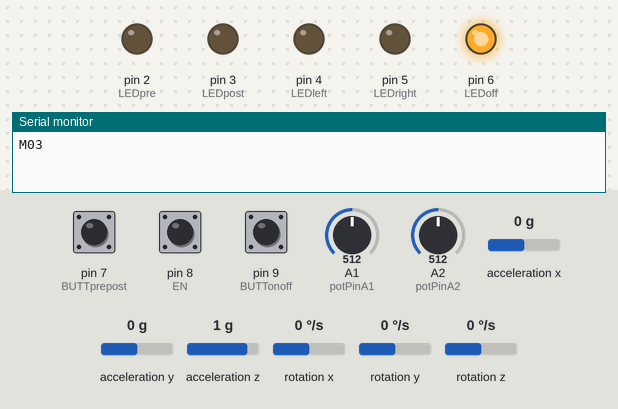
Bench run of a sketch on a simulated Arduino Uno, built with avr-gcc and run on an emulated ATmega328P. Shown: output pins drawn as LEDs (lit = HIGH), the last lines printed to the serial monitor. Wiring (inferred from the names in the program): MPU-6050 motion sensor at I2C address 0x68; MPU-6050 motion sensor at I2C address 0x69. Dashed ring = blinking. The test bench sets the inputs (shaded band); at power-on: pin 9 (BUTTonoff) HIGH, pin 7 (BUTTprepost) HIGH, pin 8 (EN) HIGH, A1 (potPinA1) = 512, A2 (potPinA2) = 512, acceleration x 0 g, acceleration y 0 g, acceleration z 1 g, rotation x 0 °/s, rotation y 0 °/s, rotation z 0 °/s.

Above: at 10.7 s.
10.8 s: pin 9 (BUTTonoff) pulled LOW for 1 s
At 12.0 s:
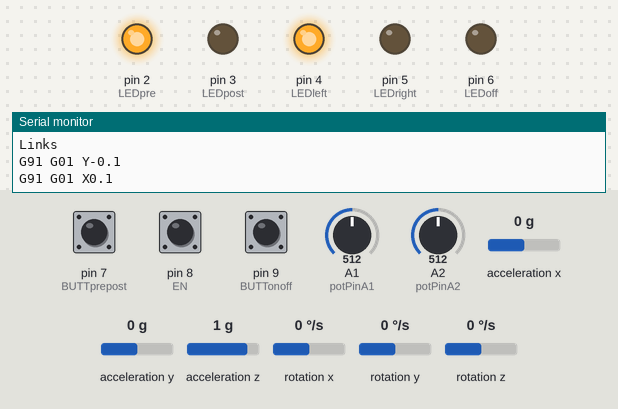
13.3 s: pin 7 (BUTTprepost) pulled LOW for 3.2 s
At 13.66 s:
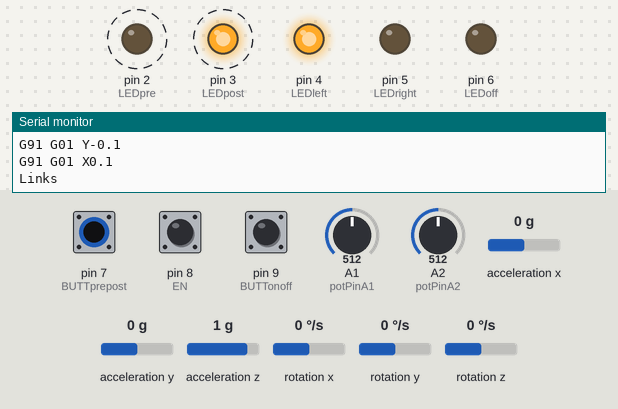
18.0 s: pin 8 (EN) pulled LOW for 1 s
At 20.0 s:
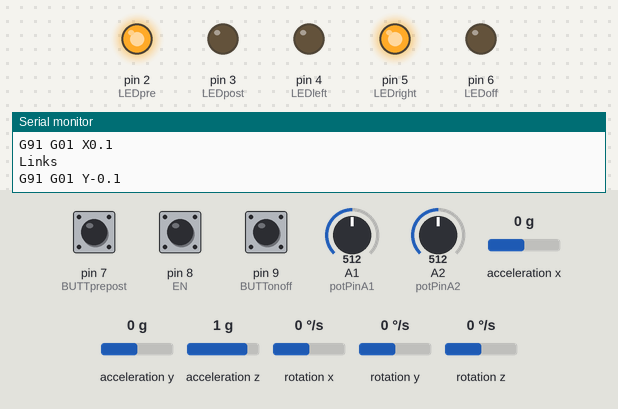
20.5 s: pin 7 (BUTTprepost) pulled LOW for 0.15 s
At 21.6 s:
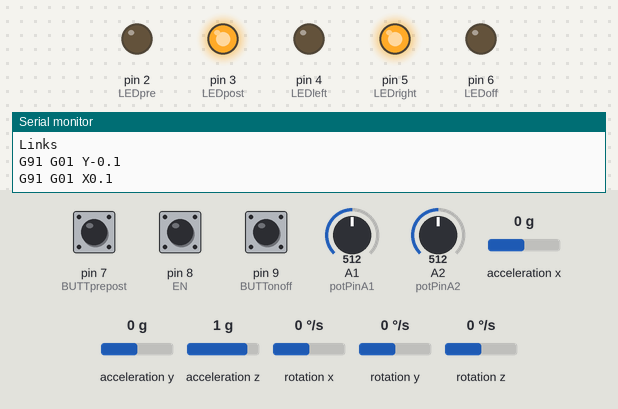
22.1 s: A1 (potPinA1) set to 723
23.6 s: A1 (potPinA1) set to 756
Timing chart, 0 to 26.1 s (numbered marks = the images above; inputs shaded):
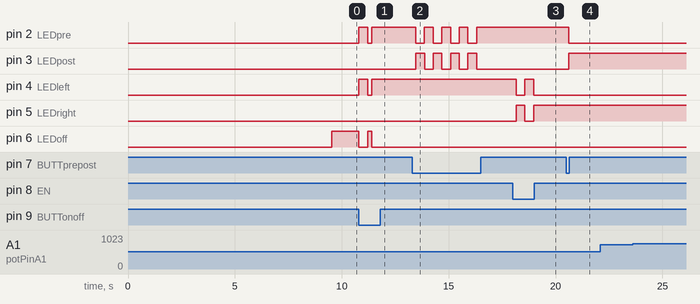

Measured:
- after the input at 10.8 s, pin 2 (LEDpre), pin 4 (LEDleft): LOW → HIGH at once, → LOW 0.41 s later, → HIGH 0.20 s later; pin 6 (LEDoff): HIGH → LOW at once, → HIGH 0.41 s later, → LOW 0.20 s later
- after the input at 13.3 s, pin 2 (LEDpre): alternates HIGH for 0.41 s and LOW for 0.41 s, 8 changes in all, then stays HIGH, starting after 0.16 s; pin 3 (LEDpost): alternates HIGH for 0.41 s and LOW for 0.41 s, 8 changes in all, then stays LOW, starting after 0.16 s
- after the input at 18.0 s, pin 4 (LEDleft): HIGH → LOW after 0.16 s, → HIGH 0.41 s later, → LOW 0.41 s later; pin 5 (LEDright): LOW → HIGH after 0.16 s, → LOW 0.41 s later, → HIGH 0.41 s later
- after the input at 20.5 s, pin 2 (LEDpre): HIGH → LOW after 0.11 s; pin 3 (LEDpost): LOW → HIGH after 0.11 s

The sketch:

MasterArduino.ino
```cpp
#include <Wire.h>
#include "AnkelBand.h"
#include "Footband.h"
#include "MotorY.h"
#include "MotorX.h"
#include "Settings.h"

MotorY MotorY;
AnkelBand Ankle;
FootBand Foot;
MotorX MotorX;

extern float anklestrapY;
extern float anklestrapX;
extern float footstrapY;
extern float footstrapX;
float myAngleY;
float myAngleX;
float minY;
float maxY;
float previousPosY;
float minX = 25;
float maxX = 151;
float previousPosX;
int mode = pre;
int lr = left;
int standby = on;


void setup() {
  Serial.begin(115200);
 // Serial.println("Initializing...");
  pinMode(EN,OUTPUT);
  digitalWrite(EN,LOW);
  Ankle.setupSensor();
  Foot.setupSensor();
  Serial.write("M03\n");
  pinMode(LEDpre, OUTPUT);
  pinMode(LEDpost, OUTPUT);
  pinMode(LEDleft, OUTPUT);
  pinMode(LEDright, OUTPUT);
//  pinMode(LEDon, OUTPUT);
  pinMode(LEDoff, OUTPUT);
  pinMode(BUTTprepost, INPUT);
  pinMode(BUTTleftright, INPUT);
  pinMode(BUTTonoff, INPUT);

  digitalWrite(BUTTprepost, HIGH);
  digitalWrite(BUTTleftright, HIGH);
  digitalWrite(BUTTonoff, HIGH);
  setupMode();
}

void setupMode(){
  if(standby == off){
    digitalWrite(LEDoff, LOW);
    if(mode == pre){
     digitalWrite(LEDpre, HIGH);
     digitalWrite(LEDpost, LOW);
     minY = 70;
     maxY = 98;
     if(lr == left){
      digitalWrite(LEDleft, HIGH);
      digitalWrite(LEDright, LOW);
     }else{
      digitalWrite(LEDright, HIGH);
      digitalWrite(LEDleft, LOW);
     }
    }else{
      digitalWrite(LEDpre, LOW);
      digitalWrite(LEDpost, HIGH);
      if(lr == left){
       digitalWrite(LEDleft, HIGH);
       digitalWrite(LEDright, LOW);
       minY = 75;
       maxY = 98;
      }else{
       digitalWrite(LEDright, HIGH);
       digitalWrite(LEDleft, LOW);
       minY = 75;
       maxY = 98;
      }
    }
  }else{
    digitalWrite(LEDpre, LOW);
    digitalWrite(LEDpost, LOW);
    digitalWrite(LEDleft, LOW);
    digitalWrite(LEDright, LOW);
    digitalWrite(LEDoff, HIGH);
  }

}

void moveY(){
  if(mode == pre){
   myAngleY = anklestrapY + footstrapY;
  }else if (lr == left){
    myAngleY = 90 - footstrapX;
  }else{
    myAngleY = 90 + footstrapX;
  }
   if((previousPosY + 4) < myAngleY || (previousPosY - 4) > myAngleY) {
    if(MotorY.getPosition() > myAngleY && MotorY.getPosition() > minY){
     MotorY.up();
     //Serial.println("up");
    }else if(MotorY.getPosition() < myAngleY && MotorY.getPosition() < maxY){
     MotorY.down();
     //Serial.println("down");
    }
  }

   previousPosY = MotorY.getPosition();
}

void moveX(){
  if(mode == pre){
    myAngleX = 90 - footstrapX;
  }else{
    myAngleX = 90;
  }
   if((previousPosX + 10) < myAngleX || (previousPosX - 10) > myAngleX) {
    if(MotorX.getPosition() > myAngleX && MotorX.getPosition() > minX){
      MotorX.down();
      Serial.println("Rechts");
    }else if(MotorX.getPosition() < myAngleX && MotorX.getPosition() < maxX){
      MotorX.up();
      Serial.println("Links");
    }
   }

   previousPosX = MotorX.getPosition();
}

void loop(){

 if(digitalRead(BUTTprepost) == LOW){
  mode = (mode + 1) % 2;
  setupMode();
  delay(buttonTime);
 }
 if(digitalRead(BUTTleftright) == LOW){
  lr = (lr + 1) % 2;
  setupMode();
  delay(buttonTime);
 }
 if(digitalRead(BUTTonoff) == LOW){
  standby = (standby + 1) % 2;
  setupMode();
  delay(buttonTime);
 }
 if(standby == off){
   Ankle.getData();
   Foot.getData();
   moveY();
   moveX();
 }

//   Serial.print("positieY:"); Serial.println(MotorY.getPosition());
  // Serial.print("enkelHoek:"); Serial.println(myAngleY);
  // Serial.print("anglestrapY: "); Serial.println(anklestrapY);
//   Serial.print("footstrapX: "); Serial.println(footstrapX);
//   Serial.print("positieX:"); Serial.println(MotorX.getPosition());
//   Serial.print("voetHoek:"); Serial.println(myAngleX);

  // Serial.println(analogRead(potPinA1));
  // delay(100);
  // Serial.println(analogRead(potPinA2));
  //  delay(100);
}
```

AnkelBand.cpp
```cpp
#include <Wire.h>
#include <Arduino.h>
#include "AnkelBand.h"
#include "Settings.h"

//Declaring some global variables
int gyro_x, gyro_y, gyro_z;
long gyro_x_cal, gyro_y_cal, gyro_z_cal;
boolean set_gyro_angles;

long acc_x, acc_y, acc_z, acc_total_vector;
float angle_roll_acc, angle_pitch_acc;

float angle_pitch, angle_roll;
int angle_pitch_buffer, angle_roll_buffer;
float angle_pitch_output, angle_roll_output, anklestrapY, anklestrapX;

long loop_timer;
int temp;

void AnkelBand::setupSensor() {
  Wire.begin();                                                        //Start I2C as master
  setup_mpu_6050_registers();                                          //Setup the registers of the MPU-6050
  for (int cal_int = 0; cal_int < 1000 ; cal_int ++){                  //Read the raw acc and gyro data from the MPU-6050 for 1000 times
    read_mpu_6050_data();
    gyro_x_cal += gyro_x;                                              //Add the gyro x offset to the gyro_x_cal variable
    gyro_y_cal += gyro_y;                                              //Add the gyro y offset to the gyro_y_cal variable
    gyro_z_cal += gyro_z;                                              //Add the gyro z offset to the gyro_z_cal variable
    delay(3);                                                          //Delay 3us to have 250Hz for-loop
  }

  // divide by 1000 to get avarage offset
  gyro_x_cal /= 1000;
  gyro_y_cal /= 1000;
  gyro_z_cal /= 1000;

  loop_timer = micros();                                               //Reset the loop timer
}

void AnkelBand::getData(){

  read_mpu_6050_data();
 //Subtract the offset values from the raw gyro values
  gyro_x -= gyro_x_cal;
  gyro_y -= gyro_y_cal;
  gyro_z -= gyro_z_cal;

  //Gyro angle calculations . Note 0.0000611 = 1 / (250Hz x 65.5)
  angle_pitch += gyro_x * 0.0000611;                                   //Calculate the traveled pitch angle and add this to the angle_pitch variable
  angle_roll += gyro_y * 0.0000611;                                    //Calculate the traveled roll angle and add this to the angle_roll variable
  //0.000001066 = 0.0000611 * (3.142(PI) / 180degr) The Arduino sin function is in radians
//  angle_pitch += angle_roll * sin(gyro_z * 0.000001066);               //If the IMU has yawed transfer the roll angle to the pitch angel
//  angle_roll -= angle_pitch * sin(gyro_z * 0.000001066);               //If the IMU has yawed transfer the pitch angle to the roll angel

  //Accelerometer angle calculations
  acc_total_vector = sqrt((acc_x*acc_x)+(acc_y*acc_y)+(acc_z*acc_z));  //Calculate the total accelerometer vector
  //57.296 = 1 / (3.142 / 180) The Arduino asin function is in radians
  angle_pitch_acc = asin((float)acc_y/acc_total_vector)* 57.296;       //Calculate the pitch angle
  angle_roll_acc = asin((float)acc_x/acc_total_vector)* -57.296;       //Calculate the roll angle

  angle_pitch_acc -= 0.0;                                              //Accelerometer calibration value for pitch
  angle_roll_acc -= 0.0;                                               //Accelerometer calibration value for roll

  if(set_gyro_angles){                                                 //If the IMU is already started
    angle_pitch = angle_pitch * 0.4 + angle_pitch_acc * 0.6;     //Correct the drift of the gyro pitch angle with the accelerometer pitch angle
    angle_roll = angle_roll * 0.4 + angle_roll_acc * 0.6;        //Correct the drift of the gyro roll angle with the accelerometer roll angle
  }
  else{                                                                //At first start
    angle_pitch = angle_pitch_acc;                                     //Set the gyro pitch angle equal to the accelerometer pitch angle
    angle_roll = angle_roll_acc;                                       //Set the gyro roll angle equal to the accelerometer roll angle
    set_gyro_angles = true;                                            //Set the IMU started flag
  }

  //To dampen the pitch and roll angles a complementary filter is used
  angle_pitch_output = angle_pitch_output * 0.6 + angle_pitch * 0.4;   //Take 90% of the output pitch value and add 10% of the raw pitch value
  angle_roll_output = angle_roll_output * 0.6 + angle_roll * 0.4;      //Take 90% of the output roll value and add 10% of the raw roll value
  anklestrapY = (angle_roll_output - 87.0) * -1 ;

 while(micros() - loop_timer < 4000);                                 //Wait until the loop_timer reaches 4000us (250Hz) before starting the next loop
 loop_timer = micros();//Reset the loop timer

}

void AnkelBand::setup_mpu_6050_registers(){
  //Activate the MPU-6050
  Wire.beginTransmission(AnkelbandID);                                        //Start communicating with the MPU-6050
  Wire.write(0x6B);                                                    //Send the requested starting register
  Wire.write(0x00);                                                    //Set the requested starting register
  Wire.endTransmission();
  //Configure the accelerometer (+/-8g)
  Wire.beginTransmission(AnkelbandID);                                        //Start communicating with the MPU-6050
  Wire.write(0x1C);                                                    //Send the requested starting register
  Wire.write(0x10);                                                    //Set the requested starting register
  Wire.endTransmission();
  //Configure the gyro (500dps full scale)
  Wire.beginTransmission(AnkelbandID);                                        //Start communicating with the MPU-6050
  Wire.write(0x1B);                                                    //Send the requested starting register
  Wire.write(0x08);                                                    //Set the requested starting register
  Wire.endTransmission();
}

void AnkelBand::read_mpu_6050_data(){                                             //Subroutine for reading the raw gyro and accelerometer data
  Wire.beginTransmission(AnkelbandID);                                        //Start communicating with the MPU-6050
  Wire.write(0x3B);                                                    //Send the requested starting register
  Wire.endTransmission();                                              //End the transmission
  Wire.requestFrom(AnkelbandID,14);                                           //Request 14 bytes from the MPU-6050

  while(Wire.available() < 14);                                        //Wait until all the bytes are received

  acc_x = Wire.read()<<8|Wire.read();
  acc_y = Wire.read()<<8|Wire.read();
  acc_z = Wire.read()<<8|Wire.read();
  temp = Wire.read()<<8|Wire.read();
  gyro_x = Wire.read()<<8|Wire.read();
  gyro_y = Wire.read()<<8|Wire.read();
  gyro_z = Wire.read()<<8|Wire.read();
}
```

AnkelBand.h
```cpp
#include "Sensors.h"
#include <Arduino.h>


class AnkelBand: Sensors {
  public:
    void setupSensor() override;
    void getData() override;
    void read_mpu_6050_data() override;
    void setup_mpu_6050_registers() override;
};
```

FootBand.cpp
```cpp
#include <Wire.h>
#include <Arduino.h>
#include "FootBand.h"
#include "Settings.h"

//Declaring some global variables
int gyro_x2, gyro_y2, gyro_z2;
long gyro_x_cal2, gyro_y_cal2, gyro_z_cal2;
boolean set_gyro_angles2;

long acc_x2, acc_y2, acc_z2, acc_total_vector2;
float angle_roll_acc2, angle_pitch_acc2;

float angle_pitch2, angle_roll2;
int angle_pitch_buffer2, angle_roll_buffer2;
float angle_pitch_output2, angle_roll_output2, footstrapY, footstrapX;

long loop_timer2;
int temp2;

void FootBand::setupSensor() {
  Wire.begin(FootbandID);                                                        //Start I2C as master
  setup_mpu_6050_registers();                                          //Setup the registers of the MPU-6050
  for (int cal_int2 = 0; cal_int2 < 1000 ; cal_int2 ++){                  //Read the raw acc and gyro data from the MPU-6050 for 1000 times
    read_mpu_6050_data();
    gyro_x_cal2 += gyro_x2;                                              //Add the gyro x offset to the gyro_x_cal variable
    gyro_y_cal2 += gyro_y2;                                              //Add the gyro y offset to the gyro_y_cal variable
    gyro_z_cal2 += gyro_z2;                                              //Add the gyro z offset to the gyro_z_cal variable
    delay(3);                                                          //Delay 3us to have 250Hz for-loop
  }

  // divide by 1000 to get avarage offset
  gyro_x_cal2 /= 1000;
  gyro_y_cal2 /= 1000;
  gyro_z_cal2 /= 1000;

  loop_timer2 = micros();                                               //Reset the loop timer
}

void FootBand::getData(){

  read_mpu_6050_data();
 //Subtract the offset values from the raw gyro values
  gyro_x2 -= gyro_x_cal2;
  gyro_y2 -= gyro_y_cal2;
  gyro_z2 -= gyro_z_cal2;

  //Gyro angle calculations . Note 0.0000611 = 1 / (250Hz x 65.5)
  angle_pitch2 += gyro_x2 * 0.0000611;                                   //Calculate the traveled pitch angle and add this to the angle_pitch variable
  angle_roll2 += gyro_y2 * 0.0000611;                                    //Calculate the traveled roll angle and add this to the angle_roll variable
  //0.000001066 = 0.0000611 * (3.142(PI) / 180degr) The Arduino sin function is in radians
  //  angle_pitch2 += angle_roll2 * sin(gyro_z2 * 0.000001066);               //If the IMU has yawed transfer the roll angle to the pitch angel
  //  angle_roll2 -= angle_pitch2 * sin(gyro_z2 * 0.000001066);               //If the IMU has yawed transfer the pitch angle to the roll angel

  //Accelerometer angle calculations
  acc_total_vector2 = sqrt((acc_x2*acc_x2)+(acc_y2*acc_y2)+(acc_z2*acc_z2));  //Calculate the total accelerometer vector
  //57.296 = 1 / (3.142 / 180) The Arduino asin function is in radians
  angle_pitch_acc2 = asin((float)acc_y2/acc_total_vector2)* 57.296;       //Calculate the pitch angle
  angle_roll_acc2 = asin((float)acc_x2/acc_total_vector2)* -57.296;       //Calculate the roll angle

  angle_pitch_acc2 -= 0.0;                                              //Accelerometer calibration value for pitch
  angle_roll_acc2 -= 0.0;                                               //Accelerometer calibration value for roll

  if(set_gyro_angles2){                                                 //If the IMU is already started
    angle_pitch2 = angle_pitch2 * 0.4 + angle_pitch_acc2 * 0.6;     //Correct the drift of the gyro pitch angle with the accelerometer pitch angle
    angle_roll2 = angle_roll2 * 0.4 + angle_roll_acc2 * 0.6;        //Correct the drift of the gyro roll angle with the accelerometer roll angle
  }
  else{                                                                //At first start
    angle_pitch2 = angle_pitch_acc2;                                     //Set the gyro pitch angle equal to the accelerometer pitch angle
    angle_roll2 = angle_roll_acc2;                                       //Set the gyro roll angle equal to the accelerometer roll angle
    set_gyro_angles2 = true;                                            //Set the IMU started flag
  }

  //To dampen the pitch and roll angles a complementary filter is used
  angle_pitch_output2 = angle_pitch_output2 * 0.6 + angle_pitch2 * 0.4;   //Take 90% of the output pitch value and add 10% of the raw pitch value
  angle_roll_output2 = angle_roll_output2 * 0.6 + angle_roll2 * 0.4;      //Take 90% of the output roll value and add 10% of the raw roll value
  footstrapY = angle_roll_output2 + 90.0;
  footstrapX = angle_pitch_output2;

 while(micros() - loop_timer2 < 4000);                                 //Wait until the loop_timer reaches 4000us (250Hz) before starting the next loop
 loop_timer2 = micros();//Reset the loop timer

}

void FootBand::setup_mpu_6050_registers(){
  //Activate the MPU-6050
  Wire.beginTransmission(0x69);                                        //Start communicating with the MPU-6050
  Wire.write(0x6B);                                                    //Send the requested starting register
  Wire.write(0x00);                                                    //Set the requested starting register
  Wire.endTransmission();
  //Configure the accelerometer (+/-8g)
  Wire.beginTransmission(0x69);                                        //Start communicating with the MPU-6050
  Wire.write(0x1C);                                                    //Send the requested starting register
  Wire.write(0x10);                                                    //Set the requested starting register
  Wire.endTransmission();
  //Configure the gyro (500dps full scale)
  Wire.beginTransmission(0x69);                                        //Start communicating with the MPU-6050
  Wire.write(0x1B);                                                    //Send the requested starting register
  Wire.write(0x08);                                                    //Set the requested starting register
  Wire.endTransmission();
}

void FootBand::read_mpu_6050_data(){                                             //Subroutine for reading the raw gyro and accelerometer data
  Wire.beginTransmission(FootbandID);                                        //Start communicating with the MPU-6050
  Wire.write(0x3B);                                                    //Send the requested starting register
  Wire.endTransmission();                                              //End the transmission
  Wire.requestFrom(FootbandID,14);                                           //Request 14 bytes from the MPU-6050
  while(Wire.available() < 14);                                        //Wait until all the bytes are received
  acc_x2 = Wire.read()<<8|Wire.read();
  acc_y2 = Wire.read()<<8|Wire.read();
  acc_z2 = Wire.read()<<8|Wire.read();
  temp2 = Wire.read()<<8|Wire.read();
  gyro_x2 = Wire.read()<<8|Wire.read();
  gyro_y2 = Wire.read()<<8|Wire.read();
  gyro_z2 = Wire.read()<<8|Wire.read();
}
```

FootBand.h
```cpp
#include "Sensors.h"
#include <Arduino.h>


class FootBand: Sensors {
  public:
    void setupSensor() override;
    void getData() override;
    void read_mpu_6050_data() override;
    void setup_mpu_6050_registers() override;
};
```

MotorX.h
```cpp
#include "Motors.h"

class MotorX:Motors {

public:
    void up() override;
    void down() override;
    float getPosition() override;
};
```

MotorY.h
```cpp
#ifndef IPMEDTH_FOOTBAND_H
#define IPMEDTH_FOOTBAND_H

#include "Motors.h"

class MotorY:Motors {

public:
    void up() override;
    void down() override;
    float getPosition() override;
};


#endif //IPMEDTH_FOOTBAND_H
```

Source omitted: MotorX.cpp (496 bytes), MotorY.cpp (433 bytes), Motors.cpp (63 bytes), Motors.h (234 bytes), Sensors.cpp (21 bytes), Sensors.h (332 bytes), Settings.h (1057 bytes)
